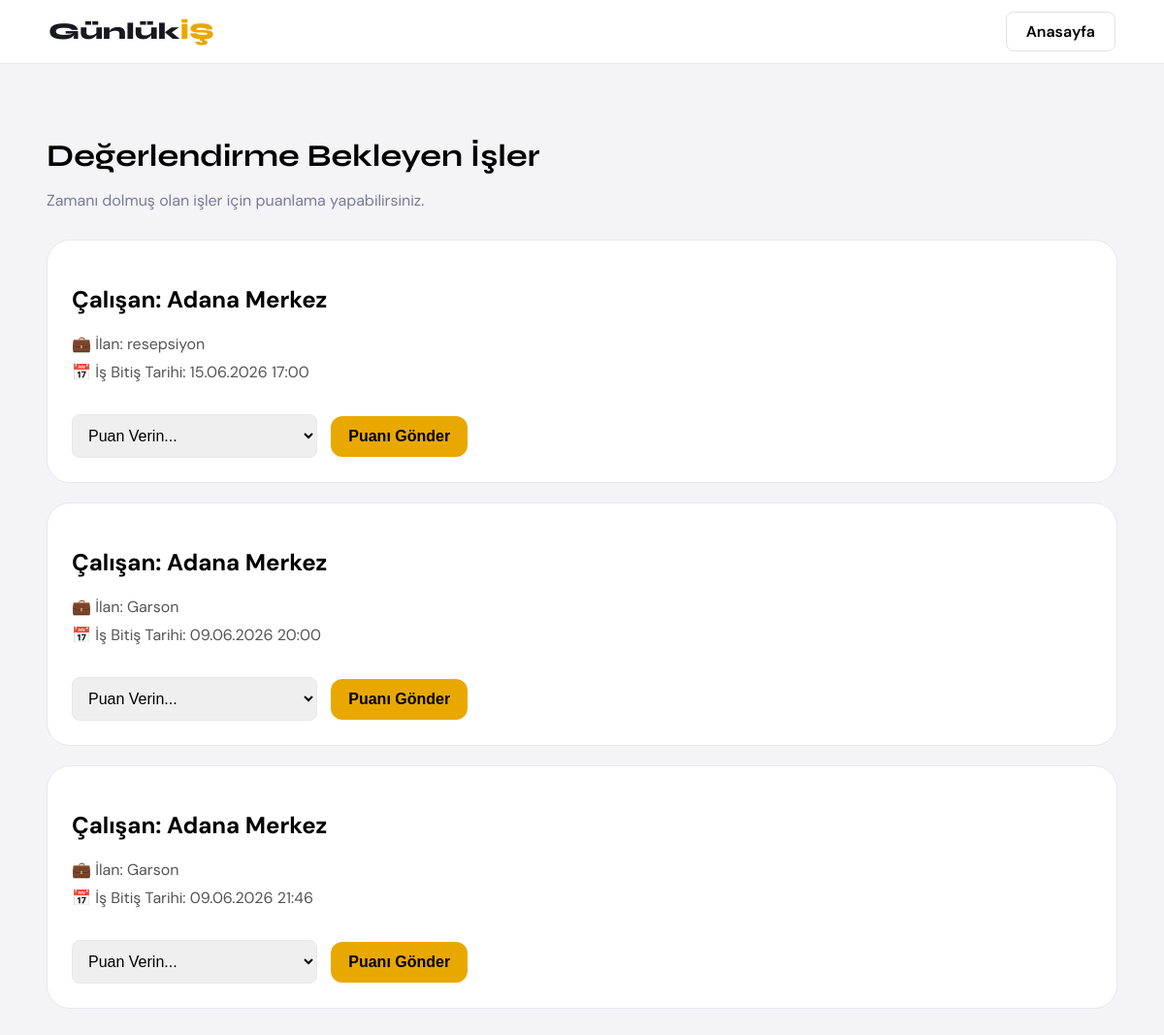
Before: /puanla/ (signed in) with the older database file.
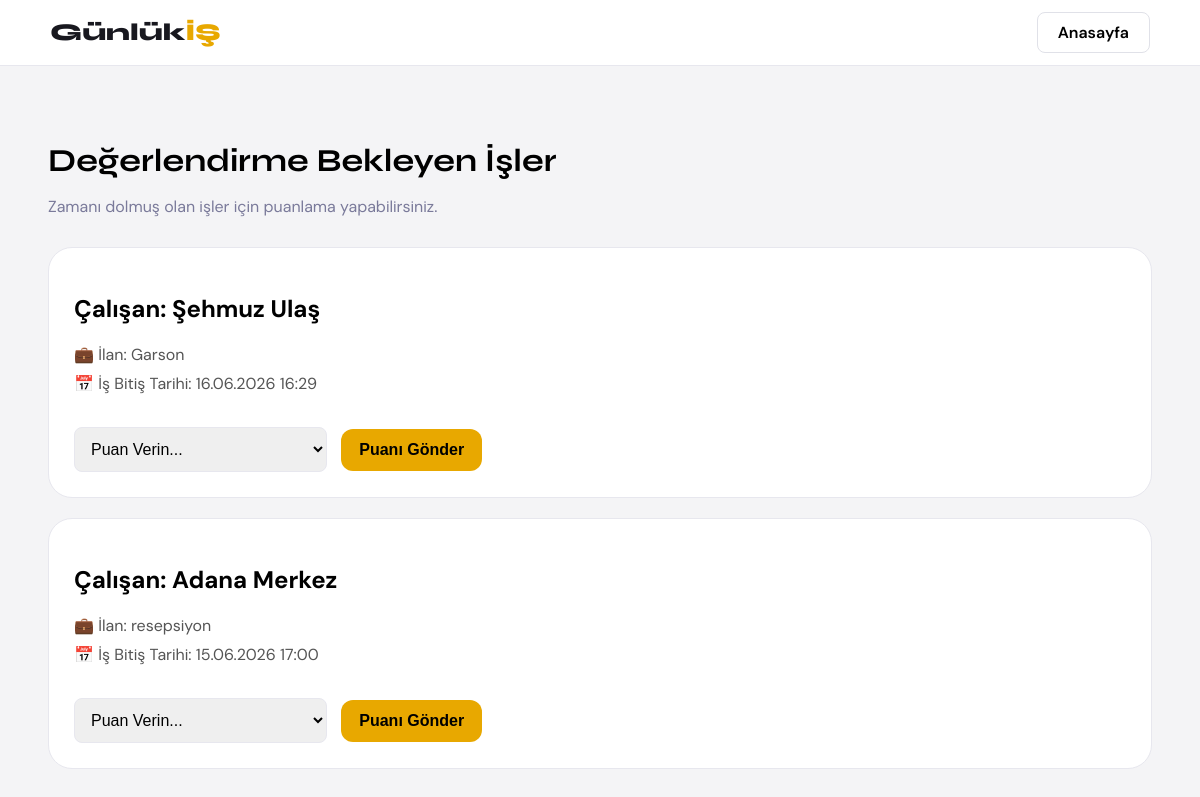
After: the same page with the newer database file.
### main/models.py (models this page shows, shortened)
class Basvuru(models.Model):
    kullanici = models.ForeignKey(
        Kullanici,
        on_delete=models.CASCADE
    )
    ilan = models.ForeignKey(
        Ilan,
        on_delete=models.CASCADE
    )
    basvuru_tarihi = models.DateTimeField(
        auto_now_add=True
    )
    durum = models.CharField(
        max_length=30,
        default='Beklemede'
    )
    isletme_puanladi = models.BooleanField(default=False)
    calisan_puanladi = models.BooleanField(default=False)

class Kullanici(models.Model):
    HESAP_TURU = (
        ('calisan', 'Çalışan'),
        ('isletme', 'İşletme'),
    )
    ad = models.CharField(max_length=100)
    soyad = models.CharField(max_length=100)
    dogum_tarihi = models.DateField()
    email = models.EmailField(unique=True)
    sifre = models.CharField(max_length=100)
    telefon = models.CharField(max_length=20)
    hesap_turu = models.CharField(
        max_length=20,
        choices=HESAP_TURU
    )

class Ilan(models.Model):
    isletme = models.ForeignKey(
    Isletme,
    on_delete=models.CASCADE,
    null=True
)
    isletme_adi = models.CharField(max_length=200)
    isletme_tipi = models.CharField(max_length=100)
    pozisyon = models.CharField(max_length=150)
    is_tanimi = models.TextField()
    konum = models.CharField(max_length=150)
    yas_araligi = models.CharField(max_length=100)
    deneyim = models.CharField(max_length=150)
    cinsiyet = models.CharField(max_length=50)
    yemek = models.CharField(max_length=20)
    ulasim = models.CharField(max_length=20)
    sigorta = models.CharField(max_length=20)
    kisi_sayisi = models.IntegerField()
    baslangic_tarihi = models.DateTimeField()
    bitis_tarihi = models.DateTimeField()
    ucret = models.IntegerField()
    aktif_mi = models.BooleanField(default=True)

### main/views.py (the view, shortened to what this page needs)
# urls.py: path('puanla/', views.puanla_sayfasi, name='puanla_sayfasi'),
def puanla_sayfasi(request):
    kullanici_id = request.session.get('kullanici_id')
    if not kullanici_id:
        return redirect('/giris/')
    kullanici = Kullanici.objects.get(id=kullanici_id)
    simdi = timezone.now()
    if kullanici.hesap_turu == 'isletme':
        bekleyen_puanlamalar = Basvuru.objects.filter(
            ilan__isletme__kullanici=kullanici,
            durum='Onaylandı',
            ilan__bitis_tarihi__lt=simdi,
            isletme_puanladi=False
        ).order_by('-id')
    return render(request, 'puanla.html', {
        'bekleyen_puanlamalar': bekleyen_puanlamalar,
        'kullanici': kullanici
    })

### main/templates/puanla.html (shortened to what this page needs)
<!DOCTYPE html>
<html lang="tr">
<head>
</head>
<body>
<nav>
    <a href="/" class="logo">Günlük<span>İŞ</span></a>
    <div class="nav-btns">
        <a href="/">Anasayfa</a>
    </div>
</nav>
<h1>Değerlendirme Bekleyen İşler</h1>
<p style="color:#7a7a9a; margin-bottom:30px;">Zamanı dolmuş olan işler için puanlama yapabilirsiniz.</p>
{% for basvuru in bekleyen_puanlamalar %}
<div class="card">
    {% if kullanici.hesap_turu == 'isletme' %}
        <h2>Çalışan: {{ basvuru.kullanici.ad }} {{ basvuru.kullanici.soyad }}</h2>
        <div class="info">💼 İlan: {{ basvuru.ilan.pozisyon }}</div>
    {% else %}
        <h2>İşletme: {{ basvuru.ilan.isletme_adi }}</h2>
        <div class="info">💼 Çalıştığınız Pozisyon: {{ basvuru.ilan.pozisyon }}</div>
    {% endif %}
    <div class="info">📅 İş Bitiş Tarihi: {{ basvuru.ilan.bitis_tarihi|date:"d.m.Y H:i" }}</div>
    <form action="/puan-ver/{{ basvuru.id }}/" method="POST" style="margin-top: 20px;">
        <select name="puan" class="puan-select" required>
            <option value="" disabled selected>Puan Verin...</option>
        </select>
        <button type="submit" class="btn">Puanı Gönder</button>
    </form>
</div>
{% empty %}
<div class="card">
    <p>Şu anda tamamlanmış ve puanlama bekleyen bir işiniz bulunmuyor.</p>
</div>
{% endfor %}
</body>
</html>

Changed rows visible on the page:
no longer on this page (row edited): Basvuru: kullanici.ad "Adana", kullanici.soyad "Merkez", ilan.pozisyon "Garson", ilan.bitis_tarihi "09.06.2026 20:00"
no longer on this page (row edited): Basvuru: kullanici.ad "Adana", kullanici.soyad "Merkez", ilan.pozisyon "Garson", ilan.bitis_tarihi "09.06.2026 21:46"
added Basvuru: kullanici.ad "Şehmuz", kullanici.soyad "Ulaş", ilan.pozisyon "Garson", ilan.bitis_tarihi "16.06.2026 16:29"
